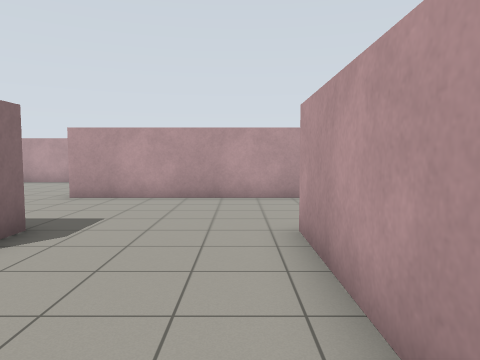
view 1 (above)

12 first-person views from a walk through a robot-simulator world made for Gazebo. The camera is 1.2 m above the floor, tilts 4° down and sees 70° across. The floor is counted in squares, 1 m on a side. Each view is taken from the middle of a square. On the plan, view 1 faces up. The plan holds only what a view shows up to about 14 squares ahead; the rest is blank. The place goes on beyond the plan.

view 2
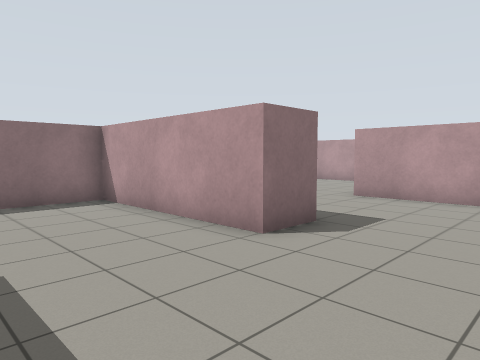

view 3
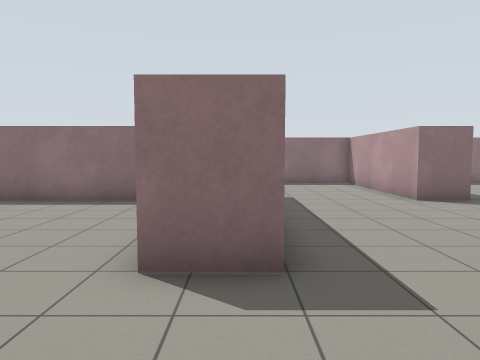

view 4
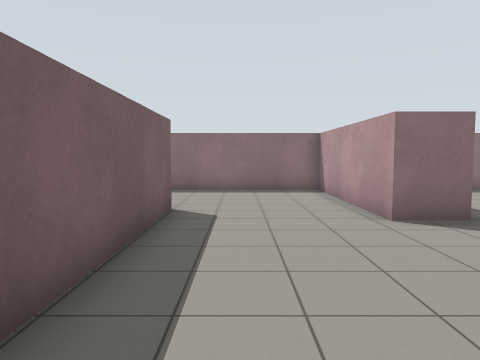

view 5
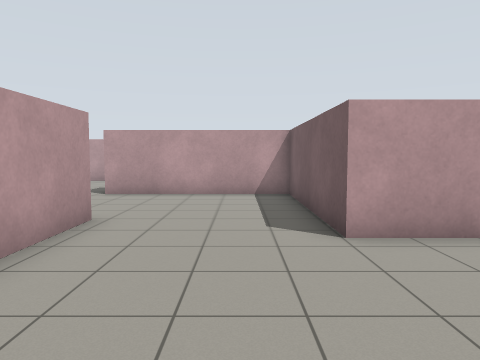

view 6
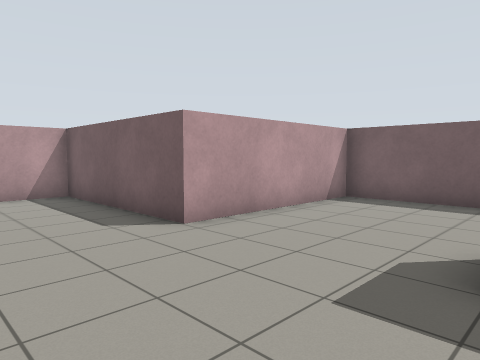

view 7
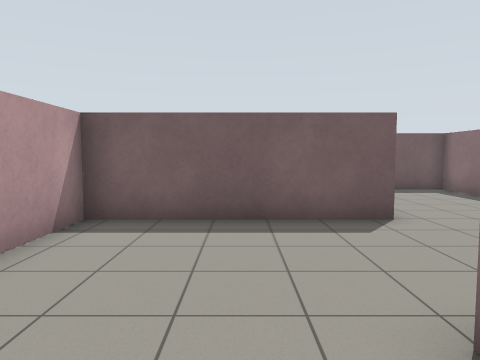

view 8
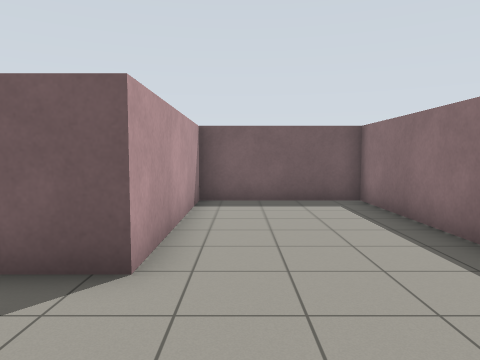

view 9
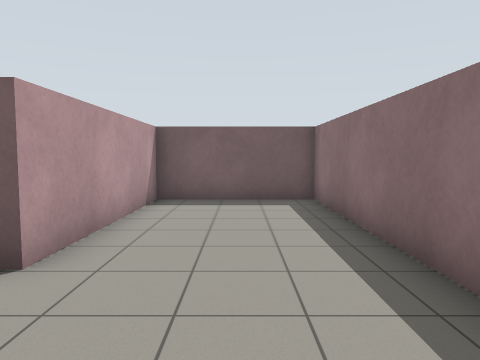

view 10
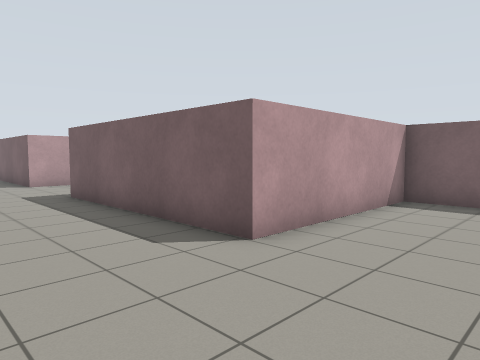

view 11
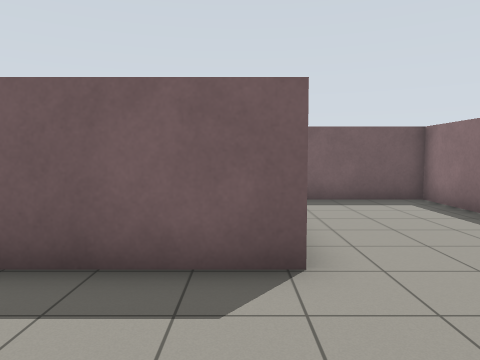

view 12
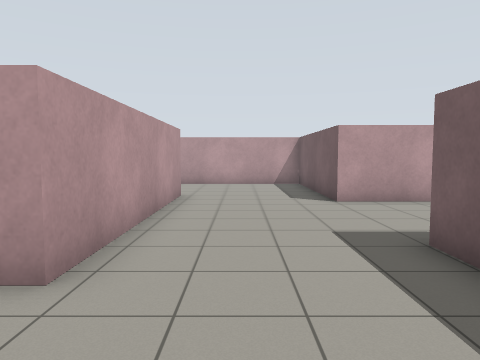

### Floor plan
Points are (right, up) in squares from view 1. A wall is a line through its corners. A room is listed if a view was taken in it or the views show most of it. See-through windows are left out.
Room 1 (views 1, 2, 3, 4, 5, 6, 7, 8, 9, 10, 11, 12)
walls: (-9.3, 10.5) (-9.3, 9.8) (-15.1, 9.8) (-15.1, -0.4) (-10.7, -0.4) (-10.7, 5.4) (-3.4, 5.4) (-3.4, 4) (-9.3, 4) (-9.3, -6.2) (-4.9, -6.2) (-4.9, -0.4) (0.9, -0.4) (0.9, 5.4) (6.7, 5.4) (6.7, 10.5); (2.5, 9.8) (-4.9, 9.8) (-4.9, 10.2)

Where each view was taken, in squares from view 1:
view 1: 0 up, 0 right, facing up
view 2: 0 up, 0 right, facing up-left
view 3: 5 up, 0 right, facing left
view 4: 7 up, 3 left, facing left
view 5: 7 up, 4 left, facing right
view 6: 9 up, 4 left, facing down-right
view 7: 6 up, 2 left, facing down
view 8: 3 up, 6 left, facing down
view 9: 9 up, 13 left, facing down
view 10: 9 up, 14 left, facing down-right
view 11: 9 up, 10 left, facing down
view 12: 8 up, 8 left, facing right
